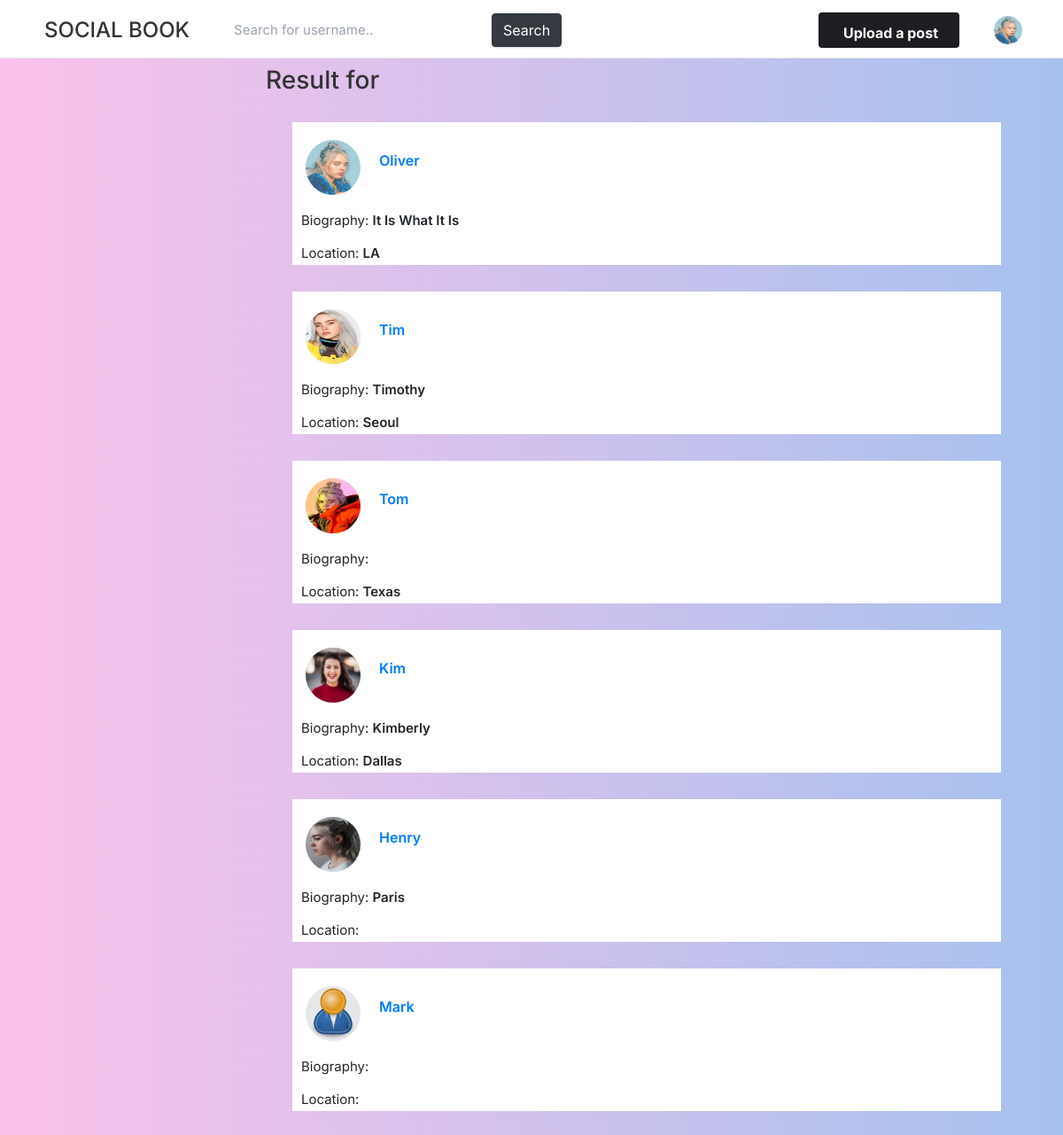
Page /search (signed in) on the committed database.
### core/models.py (models this page shows, shortened)
class Profile(models.Model):
	user = models.OneToOneField(User, null=True, blank=True, on_delete=models.CASCADE)
	bio = models.TextField(blank=True)
	profileimg = models.ImageField(null=True, default='user.png')
	location = models.CharField(max_length=100, blank=True)
	@property
	def imageURL(self):
		try:
			url = self.profileimg.url
		except:
			url = ''
		return url

### core/views.py (the view)
# urls.py: path('search', views.searchAction, name='search'),
@login_required(login_url='login')
def searchAction(request):
	q = request.GET.get('q') if request.GET.get('q') != None else ''
	users = Profile.objects.filter(
		Q(user__username__icontains=q) |
		Q(bio__icontains=q)|
		Q(location__icontains=q)
		)
	context = {'users': users}
	return render(request, 'core/search.html', context)

### core/templates/core/search.html
{% extends 'core/main.html' %}
{% load static %}
{% block content %}
{% include "core/navbar.html" %}
<br>
<div style="margin-top:50px; margin-left:300px">
	<h3>Result for</h3>
	{% for user in users %}
	<div style="background-color: white; margin:30px; width:800px">
		<div style="margin:10px;" class="flex flex-1 items-center space-x-4">
            <a href="{% url 'profile' user.id %}">
                <div style =" margin-top:15px" class="bg-gradient-to-tr from-yellow-300 to-pink-300 p-1 rounded-full">
                    <img src="{{user.imageURL}}"
                     class="bg-gray-200 border border-white rounded-full w-16 h-16">
                </div>
            </a>
            <a style="text-decoration:none" href="{% url 'profile' user.id %}">
            	<span class="block capitalize font-semibold "> {{user.user}} </span>
            </a>
        </div>
        <p style="margin:10px">Biography: <span class=" capitalize font-semibold "> {{user.bio}} </span></p>
        <p style="margin:10px">Location: <span class=" capitalize font-semibold "> {{user.location}} </span></p>
	</div>
	{% endfor %}
</div>
{% endblock content %}

### core/templates/core/main.html (shortened to what this page needs)
{% load static %}
<!DOCTYPE html>
<html lang="en">
<head>
    <link rel="stylesheet" href="{% static 'css/icons.css' %}">
    <link rel="stylesheet" href="{% static 'css/uikit.css' %}">
    <link rel="stylesheet" href="{% static 'css/style.css' %}">
    <link rel="stylesheet" href="{% static 'css/tailwind.css' %}">
    <link rel="stylesheet" href="https://cdn.jsdelivr.net/npm/bootstrap@4.3.1/dist/css/bootstrap.min.css">
</head>
<body class="gradient-custom-2">
    {% block content %}
    {% endblock %}
</body>
</html>

### core/templates/core/navbar.html (shortened to what this page needs)
{% load static %}
<header style="position: fixed">
        <div class="header_inner">
            <form method="GET" action="{% url 'search' %}">
                <div class="left-side">
                    <div  class="">
                        <a href="{% url 'index' %}" style="text-decoration: none">
                            <b><h1 style="text-transform: uppercase; font-size: 24px; margin:20px">Social Book</h1></b>
                        </a>
                    </div>
                    <div class="header_search">
                            <input type="text" name="q" placeholder="Search for username..">
                            <button class="btn btn-dark" type="submit" style="float: right; margin-top:-40px" >
                                Search
                            </button>
                    </div>
                </div>
            </form>
            <div class="right-side lg:pr-4">
                <a href="#"
                    class="bg-pink-500 flex font-bold hidden hover:bg-pink-600 hover:text-white inline-block items-center lg:block max-h-10 mr-4 px-4 py-2 rounded shado text-white">
                      Upload a post
                </a>
                {% if request.user.is_authenticated %}
                <a href="#">
                    <img src="{{request.user.profile.imageURL}}" class="header-avatar" alt="">
                </a>
                {% else %}
                <a href="{% url 'login' %}" class="bg-pink-500 pink-500 px-6 py-3 rounded-md shadow text-white">Login</a>
                {% endif %}
            </div>
        </div>
    </header>

### core/static/css/style.css (style rules this page uses)
body { background-color: #B0B3B8!important; }
button { vertical-align: middle; }
input { height: 48px; line-height: 48px; padding: 0 20px; outline: none; font-size: 15px; color: #808080; max-width: 100%; width: 100%; -webkit-box-sizing: border-box; box-sizing: border-box; display: block; font-weight: 400; opacity: 1; border-radius: 4px; border: none; -webkit-box-shadow: 0 1px 4px 0px rgba(0, 0, 0, 0.12); box-shadow: 0 1px 4px 0px rgba(0, 0, 0, 0.12); }
input[type="text"], input[type="password"], input[type="email"], input[type="number"] { height: 48px; line-height: 48px; padding: 0 20px; outline: none; font-size: 15px; color: #808080; max-width: 100%; width: 100%; -webkit-box-sizing: border-box; box-sizing: border-box; display: block; font-weight: 400; opacity: 1; border-radius: 4px; border: none; -webkit-box-shadow: 0 1px 4px 0px rgba(0, 0, 0, 0.12); box-shadow: 0 1px 4px 0px rgba(0, 0, 0, 0.12); }
input { -webkit-transition: all 0.1s ease-in-out; transition: all 0.1s ease-in-out; }
::placeholder { color: #808080; opacity: 1; }
button { border: none; margin: 0; padding: 0; width: auto; overflow: visible; background: transparent; color: inherit; font: inherit; line-height: normal; cursor: pointer; }
a { color: #be185d; -webkit-transition: 0.3s; transition: 0.3s; outline: none !important; }
button { outline: none !important; }
img { max-width: 100%; }
body { color: #666; font-size: 15px; line-height: 27px; background-color: #f0f2f5; font-family: "Inter", sans-serif; text-transform: none; }
body p { font-size: 15px; line-height: 27px; }
h1, h2, h3, h4, h5, h6 { font-family: "Inter", sans-serif; text-transform: none; }
input[type="text"], input[type="password"], input[type="email"] { font-family: "Inter", sans-serif; text-transform: none; }
button, body .pac-container { font-family: "Inter", sans-serif; text-transform: none; }
h1, h2, h3, h4, h5, h6 { color: #333; font-weight: 500; margin: 0; padding: 0; }
h1 { font-size: 32px; }
h3 { font-size: 22px; }
b, strong { font-weight: 700 !important; }
header { background-color: #fff; left: 0; right: 0; top: 0; z-index: 99; height: 66px; display: -webkit-box; display: -ms-flexbox; display: flex; -webkit-box-align: center; -ms-flex-align: center; align-items: center; border-bottom: 1px solid #e5e7eb; }
header .header_inner { display: -webkit-box; display: -ms-flexbox; display: flex; -webkit-box-align: center; -ms-flex-align: center; align-items: center; max-width: 1090px; margin: auto; width: 100%; max-width: 100% !important; padding: 0 30px; }
header .header_inner .left-side { display: -webkit-box; display: -ms-flexbox; display: flex; -webkit-box-align: center; -ms-flex-align: center; align-items: center; }
header .header_inner .left-side .header_search { position: relative; }
header .header_inner .left-side .header_search input { margin: 0; height: 42px; -webkit-box-shadow: none; box-shadow: none; padding-left: 30px; width: 400px; background-color: transparent; }
header .header_inner .right-side { display: -webkit-box; display: -ms-flexbox; display: flex; -webkit-box-align: center; -ms-flex-align: center; align-items: center; -webkit-box-pack: end; -ms-flex-pack: end; justify-content: flex-end; margin-left: auto; }
header .header_inner .right-side .header-avatar { width: 32px; height: 32px; border-radius: 100%; margin-left: 15px; }

### core/templates/core/main.html (style rules this page uses)
.gradient-custom-2 { background: #fbc2eb; background: -webkit-linear-gradient(to right, rgba(251, 194, 235, 1), rgba(166, 193, 238, 1)); background: linear-gradient(to right, rgba(251, 194, 235, 1), rgba(166, 193, 238, 1)) }

### rows in the picture
Profile: imageURL (picture), user "Oliver", bio "It Is What It Is", location "LA"
Profile: imageURL (picture), user "Tim", bio "Timothy", location "Seoul"
Profile: imageURL (picture), user "Tom", location "Texas"
Profile: imageURL (picture), user "Kim", bio "Kimberly", location "Dallas"
Profile: imageURL (picture), user "Henry", bio "Paris"
Profile: imageURL (placeholder picture), user "Mark"
